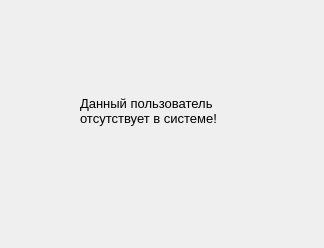
<?xml version="1.0" encoding="UTF-8"?>
<ui version="4.0">
 <class>no</class>
 <widget class="QFrame" name="no">
  <property name="geometry">
   <rect>
    <x>0</x>
    <y>0</y>
    <width>324</width>
    <height>248</height>
   </rect>
  </property>
  <property name="windowTitle">
   <string>Frame</string>
  </property>
  <widget class="QLabel" name="label_2">
   <property name="geometry">
    <rect>
     <x>80</x>
     <y>60</y>
     <width>171</width>
     <height>101</height>
    </rect>
   </property>
   <property name="font">
    <font>
     <pointsize>10</pointsize>
    </font>
   </property>
   <property name="text">
    <string>Данный пользователь отсутствует в системе!</string>
   </property>
   <property name="wordWrap">
    <bool>true</bool>
   </property>
  </widget>
 </widget>
 <resources/>
 <connections/>
</ui>
